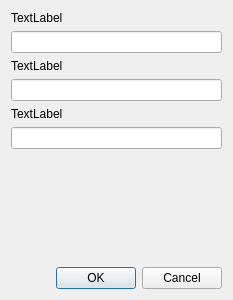
<?xml version="1.0" encoding="UTF-8"?>
<ui version="4.0">
 <class>option_db</class>
 <widget class="QWidget" name="option_db">
  <property name="geometry">
   <rect>
    <x>0</x>
    <y>0</y>
    <width>233</width>
    <height>300</height>
   </rect>
  </property>
  <property name="windowTitle">
   <string>Form</string>
  </property>
  <layout class="QVBoxLayout" name="verticalLayout">
   <item>
    <widget class="QLabel" name="label_host_name">
     <property name="text">
      <string>TextLabel</string>
     </property>
    </widget>
   </item>
   <item>
    <widget class="QLineEdit" name="edit_host_name"/>
   </item>
   <item>
    <widget class="QLabel" name="label">
     <property name="text">
      <string>TextLabel</string>
     </property>
    </widget>
   </item>
   <item>
    <widget class="QLineEdit" name="edit_user_name"/>
   </item>
   <item>
    <widget class="QLabel" name="label_2">
     <property name="text">
      <string>TextLabel</string>
     </property>
    </widget>
   </item>
   <item>
    <widget class="QLineEdit" name="edit_user_password"/>
   </item>
   <item>
    <spacer name="verticalSpacer">
     <property name="orientation">
      <enum>Qt::Vertical</enum>
     </property>
     <property name="sizeHint" stdset="0">
      <size>
       <width>20</width>
       <height>40</height>
      </size>
     </property>
    </spacer>
   </item>
   <item>
    <widget class="QDialogButtonBox" name="buttonBox">
     <property name="standardButtons">
      <set>QDialogButtonBox::Cancel|QDialogButtonBox::Ok</set>
     </property>
    </widget>
   </item>
  </layout>
 </widget>
 <resources/>
 <connections/>
</ui>
